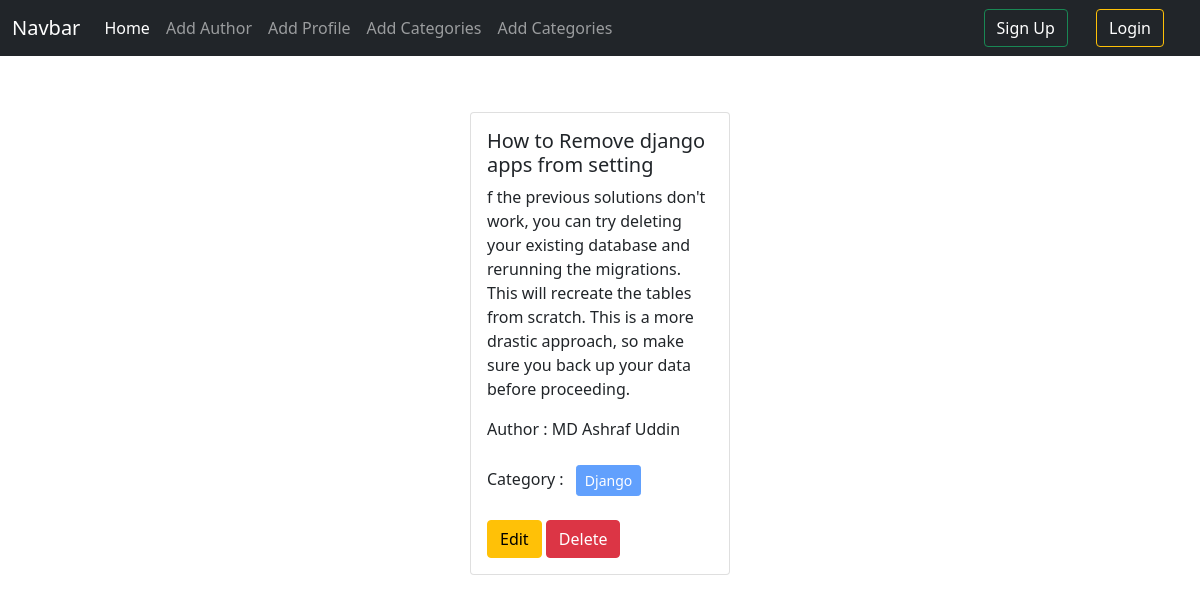
The page / on the database its author committed.
### posts/models.py (models this page shows, shortened)
class Post(models.Model):
    title=models.CharField(max_length=100)
    content=models.TextField()
    category = models.ManyToManyField(Category)
    author=models.ForeignKey(Author, on_delete=models.CASCADE)

### author/models.py (models this page shows, shortened)
class Author(models.Model):
    name=models.CharField(max_length=100)
    bio=models.TextField()
    phone_no=models.CharField(max_length=12)

### categories/models.py (models this page shows, shortened)
class Category(models.Model):
    name=models.CharField(max_length=100)

### blog/views.py (the view)
# urls.py: path('', views.home, name='home'),
def home(request):
    data = Post.objects.all()
    return render(request, 'home.html',  {'data':data})

### templates/home.html
{% extends 'base.html' %} {% block content %}
<div class="d-flex flex-wrap justify-content-center px-5 pt-5">
  {% for post in data %}
  <div class="col-sm-3">
    <div class="card m-2">
      <div class="card-body">
        <h5 class="card-title">{{post.title}}</h5>
        <p class="card-text">{{post.content}}</p>
        <p>Author : {{post.author.name}}</p>
        <p>
          Category : {% for cat in post.category.all %}
          <button class="btn btn-primary btn-sm m-2" disabled >{{cat.name}} </button>
          {% endfor %}
        </p>
        <a href="{% url 'edit_post' post.id %}" class="btn btn-warning">Edit</a>
        <a href="{% url 'delete_post' post.id %}" class="btn btn-danger">Delete</a>
      </div>
    </div>
  </div>
  {% endfor %}
</div>
{% endblock %}

### rows shown on the page
Post: title "How to Remove django apps from setting", content "f the previous solutions don't work, you can try deleting your existing database and rerunning the migrations. This will recreate the tables from scratch. This is a more drastic approach, so make sure you back up your data before proceeding.", author.name "MD Ashraf Uddin"
Category: name "Django"
